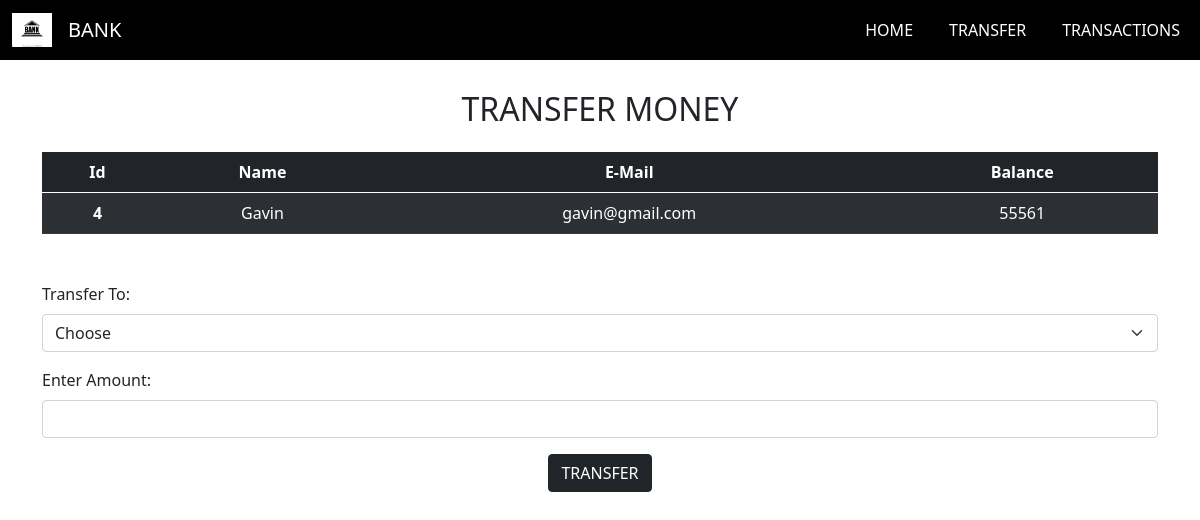
Page /transaction.php?id=4 on the committed database.
### tables this page shows
CREATE TABLE `users` (
  `id` int(3) NOT NULL,
  `name` text NOT NULL,
  `email` varchar(30) NOT NULL,
  `balance` int(8) NOT NULL
);

### transaction.php (the view, shortened to what this page needs)
<?php require_once "pdo.php";
?>
<!DOCTYPE html>
<html lang="en">
  <head>
    <link
      href="https://cdn.jsdelivr.net/npm/bootstrap@5.1.0/dist/css/bootstrap.min.css"
      rel="stylesheet"
    />
    <link rel="stylesheet" href="index.css" />
  </head>
  <body>
  <?php require "nav.php" ?>
    <div class="container">
      <h2 class="text-center text-uppercase mb-4">Transfer Money</h2>
      <?php
      $id = $_GET['id'];
      $stmt = $pdo->query("SELECT * FROM users where id=$id ");
      while ($row = $stmt->fetch(PDO::FETCH_ASSOC)) {
      ?>
      <table class="table table-dark table-striped text-center mb-5">
        <thead>
          <tr>
            <th scope="col">Id</th>
            <th scope="col">Name</th>
            <th scope="col">E-Mail</th>
            <th scope="col">Balance</th>
          </tr>
        </thead>
        <tbody>
          <tr>
            <th scope="row"><?php echo $row['id'] ?></th>
            <td><?php echo $row['name'] ?></td>
            <td><?php echo $row['email'] ?></td>
            <td><?php echo $row['balance'] ?></td>
          </tr>
          <?php } ?>
        </tbody>
      </table>
      <form method="POST">
        <div class="mb-3">
          <label for="transferto" class="form-label">Transfer To:</label>
          <select id="select" name="to" class="form-select" required>
          <option value="" disabled selected>Choose</option>
          </select>
        </div>
        <div class="mb-3">
          <label for="amount" class="form-label">Enter Amount:</label>
          <input type="number" name="amount" class="form-control" id="amount" />
        </div>
        <div class="text-center">
          <button type="submit" name="transfer" class="btn btn-dark text-center">
            TRANSFER
          </button>
        </div>
      </form>
    </div>
  </body>
</html>

### index.css (style rules this page uses)
* { margin: 0; padding: 0; box-sizing: border-box; }
.container { margin-top: 30px; }

### rows in the picture
users: id "4", name "Gavin", email "gavin@gmail.com", balance "55561"
